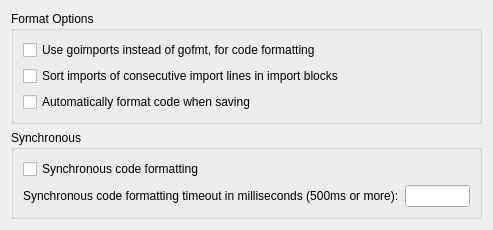
<?xml version="1.0" encoding="UTF-8"?>
<ui version="4.0">
 <class>GolangFmtOption</class>
 <widget class="QWidget" name="GolangFmtOption">
  <property name="geometry">
   <rect>
    <x>0</x>
    <y>0</y>
    <width>493</width>
    <height>220</height>
   </rect>
  </property>
  <property name="windowTitle">
   <string>Form</string>
  </property>
  <layout class="QVBoxLayout" name="verticalLayout_3">
   <item>
    <widget class="QGroupBox" name="groupBox">
     <property name="title">
      <string>Format Options</string>
     </property>
     <layout class="QVBoxLayout" name="verticalLayout">
      <item>
       <widget class="QCheckBox" name="checkBoxUseGoimports">
        <property name="toolTip">
         <string>Goimports updates your Go import lines, adding missing ones and removing unreferenced ones.</string>
        </property>
        <property name="text">
         <string>Use goimports instead of gofmt, for code formatting</string>
        </property>
       </widget>
      </item>
      <item>
       <widget class="QCheckBox" name="checkBoxSortImports">
        <property name="text">
         <string>Sort imports of consecutive import lines in import blocks</string>
        </property>
       </widget>
      </item>
      <item>
       <widget class="QCheckBox" name="checkBoxAutoFmt">
        <property name="text">
         <string>Automatically format code when saving</string>
        </property>
       </widget>
      </item>
     </layout>
    </widget>
   </item>
   <item>
    <widget class="QGroupBox" name="groupBox_2">
     <property name="title">
      <string>Synchronous</string>
     </property>
     <layout class="QVBoxLayout" name="verticalLayout_2">
      <item>
       <widget class="QCheckBox" name="enableSyncCheckBox">
        <property name="text">
         <string>Synchronous code formatting</string>
        </property>
       </widget>
      </item>
      <item>
       <layout class="QHBoxLayout" name="horizontalLayout">
        <item>
         <widget class="QLabel" name="label">
          <property name="text">
           <string>Synchronous code formatting timeout in milliseconds (500ms or more):</string>
          </property>
         </widget>
        </item>
        <item>
         <widget class="QLineEdit" name="syncTimeoutLineEdit">
          <property name="sizePolicy">
           <sizepolicy hsizetype="Preferred" vsizetype="Fixed">
            <horstretch>0</horstretch>
            <verstretch>0</verstretch>
           </sizepolicy>
          </property>
         </widget>
        </item>
       </layout>
      </item>
      <item>
       <spacer name="verticalSpacer">
        <property name="orientation">
         <enum>Qt::Vertical</enum>
        </property>
        <property name="sizeHint" stdset="0">
         <size>
          <width>20</width>
          <height>40</height>
         </size>
        </property>
       </spacer>
      </item>
     </layout>
    </widget>
   </item>
  </layout>
 </widget>
 <resources/>
 <connections/>
</ui>
